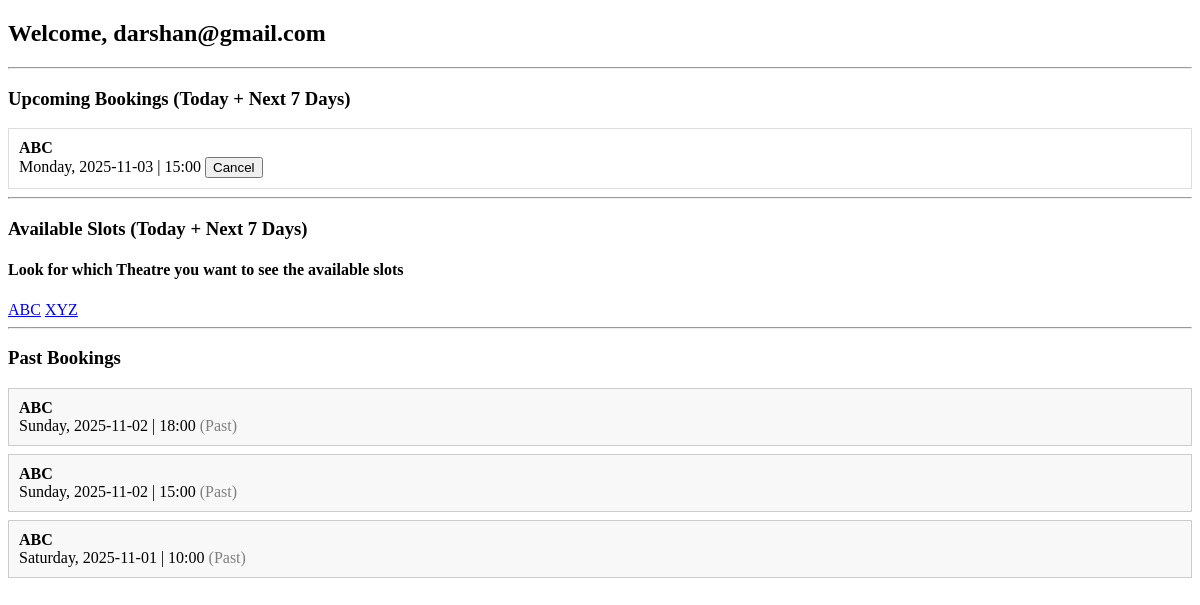
/dashboard (signed in), run on an earlier commit of the app's database.
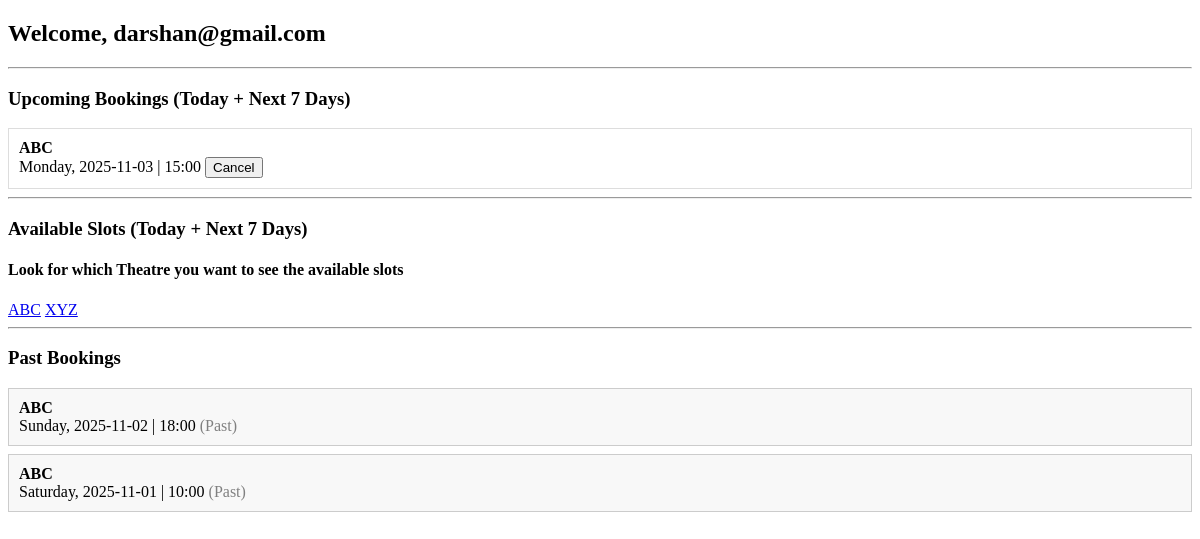
And on a later commit of the database.
### app.py (models this page shows)
class Booking(db.Model):
    bid = db.Column(db.Integer, primary_key=True, autoincrement=True)
    u_id = db.Column(db.Integer, db.ForeignKey(User.uid), nullable=True)
    t_id = db.Column(db.Integer, db.ForeignKey(Theatre.tid), nullable=False)
    booking_date = db.Column(db.Date, nullable=False)
    booking_time = db.Column(db.Time, nullable=False)
    status = db.Column(db.String, nullable=False, default='Available')    #Availablle,Booked,Canceled,Completed
    user = db.relationship(User, backref='bookings', lazy=True)
    theatre = db.relationship(Theatre, backref='bookings', lazy=True)

class Theatre(db.Model):
    tid=db.Column(db.Integer,primary_key=True,autoincrement=True)
    theatre_name=db.Column(db.String,unique=True,nullable=False)
    location=db.Column(db.String,nullable=False)
    franchise=db.Column(db.String,nullable=False)
    u_id=db.Column(db.Integer,db.ForeignKey(User.uid),nullable=False)
    user = db.relationship(User,backref='theatre',lazy=True)

### app.py (the view, shortened to what this page needs)
@app.route("/dashboard")
def dashboard_page():
    jinjaemail = session.get("email")
    role = session.get("f_rid")
    if role == 2:
            current_user = User.query.filter_by(email=jinjaemail).first()
            uid = current_user.uid
            all_theatres=Theatre.query.all()
            from datetime import datetime,timedelta,date
            now = datetime.now()
            today = now.date()
            end_date = today + timedelta(days=7)
            all_my_bookings = (
                Booking.query.join(Theatre)
                .filter(
                    Booking.u_id == uid,
                    Booking.booking_date >= today,
                    Booking.booking_date <= end_date
                )
                .order_by(Booking.booking_date, Booking.booking_time)
                .all()
            )
            my_bookings = [
                s for s in all_my_bookings
                if datetime.combine(s.booking_date, s.booking_time) >= now
            ]
            all_bookings_out_of_the_window = (
                Booking.query.join(Theatre)
                .filter(Booking.u_id == uid)
                .order_by(Booking.booking_date.desc(), Booking.booking_time.desc())
                .all()
            )
            past_bookings = [
                s for s in all_bookings_out_of_the_window
                if datetime.combine(s.booking_date, s.booking_time) < now
            ]
            return render_template(
                "Dashboard.html",
                jinjaemail=jinjaemail,
                my_bookings=my_bookings,
                past_bookings=past_bookings,
                all_theatres=all_theatres
            )

### app.py (called while the page is built)
@app.context_processor
def inject_now():
    from datetime import datetime
    return {'now': datetime.utcnow}

### templates/Dashboard.html (shortened to what this page needs)
<!DOCTYPE html>
<html lang="en">
<head>
</head>
<body>
    <h2>Welcome, {{ jinjaemail }}</h2>
    <hr>
    <h3>Upcoming Bookings (Today + Next 7 Days)</h3>
    {% if my_bookings %}
        {% for slot in my_bookings %}
            <div style="border:1px solid #ddd; padding:10px; margin:8px 0;">
                <strong>{{ slot.theatre.theatre_name }}</strong><br>
                {{ slot.booking_date.strftime('%A, %Y-%m-%d') }} |
                {{ slot.booking_time.strftime('%H:%M') }}
                <form method="POST" action="{{ url_for('cancel_booking', booking_id=slot.bid) }}" style="display:inline;">
                    <button type="submit">Cancel</button>
                </form>
            </div>
        {% endfor %}
    {% else %}
        <p>You have no upcoming bookings.</p>
    {% endif %}
    <hr>
    <h3>Available Slots (Today + Next 7 Days)</h3>
    <h4>Look for which Theatre you want to see the available slots</h4>
    {% for theatre in all_theatres %}
    <a href="/theatre_profile/{{theatre.tid}}">{{theatre.theatre_name}}</a>
    {% endfor %}
    <hr>
    <h3>Past Bookings</h3>
    {% if past_bookings %}
        {% for slot in past_bookings %}
            <div style="border:1px solid #ccc; padding:10px; margin:8px 0; background:#f8f8f8;">
                <strong>{{ slot.theatre.theatre_name }}</strong><br>
                {{ slot.booking_date.strftime('%A, %Y-%m-%d') }} |
                {{ slot.booking_time.strftime('%H:%M') }}
                <span style="color: gray;">(Past)</span>
            </div>
        {% endfor %}
    {% else %}
        <p>No past bookings found.</p>
    {% endif %}
</body>
</html>

What changed in the data, as far as the page shows it:
no longer on this page (row edited): Booking: theatre.theatre_name "ABC", booking_date "Sunday, 2025-11-02", booking_time "15:00", shown under "Past Bookings"
